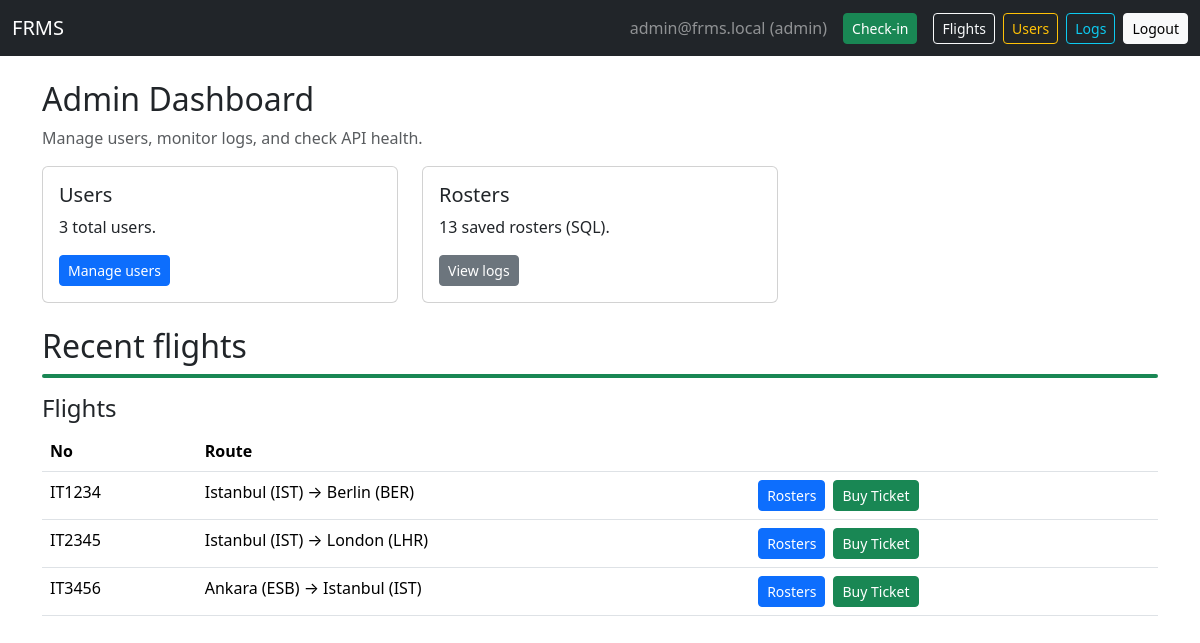
The page /dashboard (signed in) on the database as committed earlier.
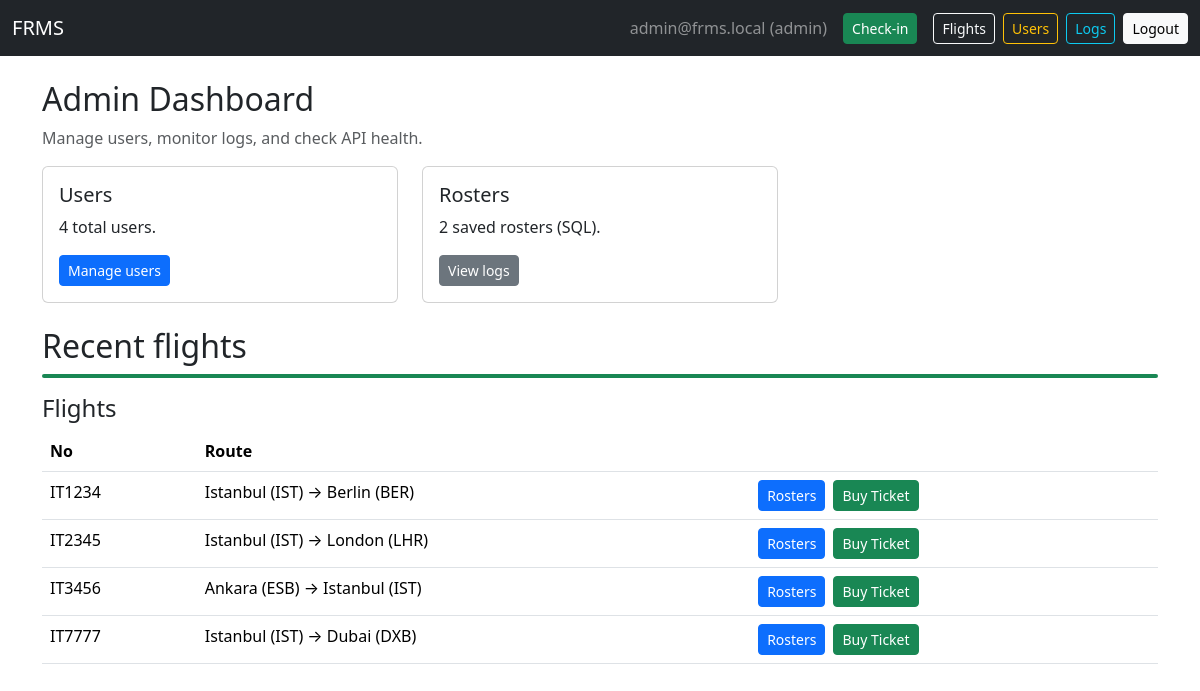
The same page on the database as committed later.
### tables this page shows
CREATE TABLE flights (
            id INTEGER PRIMARY KEY AUTOINCREMENT,
            flight_no TEXT UNIQUE NOT NULL,
            date_time TEXT NOT NULL,
            duration_minutes INTEGER,
            distance_km INTEGER,
            source TEXT,
            destination TEXT,
            vehicle_type TEXT,
            shared_flight_no TEXT,
            shared_company TEXT
        );

### app.py (the view)
@app.route("/dashboard")
@login_required()
def dashboard():
    user = current_user()
    db = get_db()
    flights = db.execute("SELECT * FROM flights ORDER BY date_time ASC LIMIT 10").fetchall()
    if user["role"] == "admin":
        uc = db.execute("SELECT COUNT(*) as c FROM users").fetchone()["c"]
        rc = db.execute("SELECT COUNT(*) as c FROM rosters").fetchone()["c"]
        return render_template("dashboard_admin.html", user=user, flights=flights, user_count=uc, roster_count=rc)
    elif user["role"] == "operator":
        return render_template("dashboard_operator.html", user=user, flights=flights)
    return render_template("dashboard_viewer.html", user=user, flights=flights)

### app.py (called while the page is built)
def get_db():
    if "db" not in g:
        g.db = sqlite3.connect(DATABASE)
        g.db.row_factory = sqlite3.Row
    return g.db

def current_user():
    if "user_id" not in session: return None
    return get_db().execute("SELECT * FROM users WHERE id = ?", (session["user_id"],)).fetchone()

def login_required(role=None):
    from functools import wraps
    def decorator(func):
        @wraps(func)
        def wrapper(*args, **kwargs):
            user = current_user()
            if user is None:
                flash("Please log in first.", "warning")
                return redirect(url_for("login", next=request.path))
            if role and user["role"] != role:
                flash("Unauthorized.", "danger")
                return redirect(url_for("dashboard"))
            return func(*args, **kwargs)
        return wrapper
    return decorator

### templates/dashboard_admin.html
{% extends "base.html" %}
{% block content %}
<h2>Admin Dashboard</h2>
<p class="text-muted">Manage users, monitor logs, and check API health.</p>
<div class="row mb-4">
  <div class="col-md-4">
    <div class="card">
      <div class="card-body">
        <h5 class="card-title">Users</h5>
        <p class="card-text">{{ user_count }} total users.</p>
        <a href="{{ url_for('manage_users') }}" class="btn btn-sm btn-primary">Manage users</a>
      </div>
    </div>
  </div>
  <div class="col-md-4">
    <div class="card">
      <div class="card-body">
        <h5 class="card-title">Rosters</h5>
        <p class="card-text">{{ roster_count }} saved rosters (SQL).</p>
        <a href="{{ url_for('view_logs') }}" class="btn btn-sm btn-secondary">View logs</a>
      </div>
    </div>
  </div>
</div>
<h2>Recent flights</h2>
<div class="bg-success mb-3" style="height: 4px; border-radius: 2px;"></div>
{% include "flight_results.html" with context %}
{% endblock %}

### templates/flight_results.html
<h4>Flights</h4>
<table class="table">
  <tr>
    <th>No</th>
    <th>Route</th>
    <th></th>
  </tr>
  {% for f in flights %}
  <tr>
    <td>{{ f.flight_no }}</td>
    <td>{{ f.source }} &rarr; {{ f.destination }}</td>
    <td>
      <div class="d-flex gap-2">
        <a class="btn btn-primary btn-sm" href="{{ url_for('list_saved_rosters', flight_no=f.flight_no) }}">
          Rosters
        </a>
        <a class="btn btn-success btn-sm" href="{{ url_for('book_flight', flight_no=f.flight_no) }}">
          Buy Ticket
        </a>
      </div>
    </td>
  </tr>
  {% endfor %}
</table>

Rows that differ between the two databases and show on the page:
added flights: flight_no "IT7777", source "Istanbul (IST)", destination "Dubai (DXB)"
Other text that changed with them:
{{ user_count }}: "3" → "4"
{{ roster_count }}: "13" → "2"
